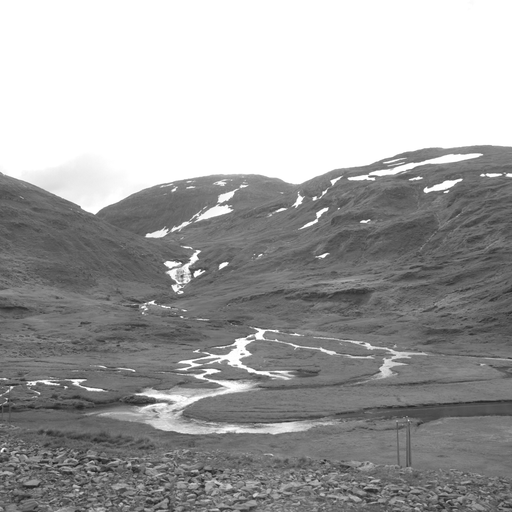
#> input picture data/bmp_boss/1.bmp, 512 x 512 px, found by its file name; its folder holds only this picture in this run
$ python batch_process.py
#> lines starting #> are read from the running program, lines starting #| are printed output that depends on the picture
### code/bitplane_tool.py
from PIL import Image
import numpy as np
from hashlib import sha256

def load_image(path):
    return np.array(Image.open(path).convert('L'), dtype=np.uint8)

def save_image(arr, path):
    Image.fromarray(np.asarray(arr, dtype=np.uint8)).save(path)

def bits_from_bytes(bts):
    bits = []
    for byte in bts:
        for i in range(8):
            bits.append((byte >> (7 - i)) & 1)
    return bits

# [10 lines left out: function bytes_from_bits, not called in this run]

def pack_payload(logo_bytes):
    MAGIC = b'WTR1'
    nbits = len(logo_bytes) * 8
    header = MAGIC + nbits.to_bytes(4, 'big')
    digest = sha256(logo_bytes).digest()
    return header + digest + logo_bytes

# [15 lines left out: function unpack_payload, not called in this run]

### code/embed_lsb.py
import numpy as np
from hashlib import sha256

def seed_from_key(key: str) -> int:
    return int(sha256(key.encode('utf-8')).hexdigest()[:16], 16) & 0xFFFFFFFF

def embed_lsb(img_arr, bitstream, k=1, key='secret', capacity_fraction=0.5):
    h, w = img_arr.shape
    capacity = h * w
    n_to_write = min(len(bitstream), int(capacity * capacity_fraction))
    rng = np.random.RandomState(seed_from_key(key))
    perm = rng.permutation(capacity)
    selected = perm[:n_to_write]
    flat = img_arr.flatten().copy()
    shift = k - 1
    mask = ~(1 << shift) & 0xFF
    for i, pos in enumerate(selected):
        flat[pos] = (flat[pos] & mask) | (bitstream[i] << shift)
    return flat.reshape((h, w)).astype(np.uint8), n_to_write, selected

# [12 lines left out: function extract_lsb, not called in this run]

### code/evaluate.py
import numpy as np
from skimage.metrics import peak_signal_noise_ratio as sk_psnr, structural_similarity as sk_ssim, mean_squared_error as sk_mse

def compute_metrics(orig, stego):
    a = orig.astype(np.float32)
    b = stego.astype(np.float32)
    mse_v = float(sk_mse(a, b))
    psnr_v = float(sk_psnr(a, b, data_range=255.0))
    ssim_v = float(sk_ssim(a, b, data_range=255.0))
    return {'MSE': mse_v, 'PSNR': psnr_v, 'SSIM': ssim_v}

### code/embed_adaptive.py
import numpy as np
from scipy.ndimage import sobel
from hashlib import sha256

def seed_from_key(key: str) -> int:
    return int(sha256(key.encode('utf-8')).hexdigest()[:16], 16) & 0xFFFFFFFF

def local_gradient_map(img):
    gx = sobel(img.astype(np.float32), axis=1)
    gy = sobel(img.astype(np.float32), axis=0)
    return np.hypot(gx, gy)

def embed_adaptive(img_arr, bitstream, k=1, capacity_fraction=0.5, key=None):
    h, w = img_arr.shape
    capacity = h * w
    S = local_gradient_map(img_arr)
    flatS = S.flatten()
    indices = np.argsort(flatS)[::-1]  # по убыванию градиента
    n_to_write = min(len(bitstream), int(capacity * capacity_fraction))
    selected = indices[:n_to_write]
    if key is not None:
        rng = np.random.RandomState(seed_from_key(key))
        rng.shuffle(selected)
    flat = img_arr.flatten().copy()
    shift = k - 1
    mask = ~(1 << shift) & 0xFF
    for i, pos in enumerate(selected):
        flat[pos] = (flat[pos] & mask) | (bitstream[i] << shift)
    return flat.reshape((h, w)).astype(np.uint8), n_to_write, selected

# [7 lines left out: function extract_adaptive, not called in this run]

### code/batch_process.py
import os, argparse
from tqdm import tqdm
import pandas as pd
import numpy as np
from bitplane_tool import load_image, save_image, bits_from_bytes, pack_payload, unpack_payload
from embed_lsb import embed_lsb, extract_lsb
from embed_adaptive import embed_adaptive
from evaluate import compute_metrics

DATASETS = {
    'BOSS': 'data/bmp_boss',
    'MED': 'data/bmp_med',
    'OTHER': 'data/bmp_other'
}

def main(args):
    out_dir = args.out
    os.makedirs(f'{out_dir}/stego_examples', exist_ok=True)
    os.makedirs(f'{out_dir}/tables', exist_ok=True)

    with open(args.logo, 'rb') as f:
        logo_bytes = f.read()
    payload = pack_payload(logo_bytes)
    bits = bits_from_bytes(payload)

    rows = []
    for ds_name, ds_path in DATASETS.items():
        files = sorted([f for f in os.listdir(ds_path) if f.lower().endswith(('.bmp', '.png'))])
        for fname in tqdm(files, desc=f'Processing {ds_name}'):
            img_path = os.path.join(ds_path, fname)
            orig = load_image(img_path)
#> in load_image, returned value is the input picture: shape (512, 512); min 20, max 255, mean 162.7

            # LSB
            stego_lsb, n_w_lsb, sel_lsb = embed_lsb(orig.copy(), bits, k=args.k, key=args.key, capacity_fraction=args.capacity)
#> n_w_lsb = 50184
            metrics_lsb = compute_metrics(orig, stego_lsb)
#> in compute_metrics, `mse_v = float(sk_mse(a, b))`: mse_v = 0.0963
#> in compute_metrics, `psnr_v = float(sk_psnr(a, b, data_range=255.0))`: psnr_v = 58.3
#> in compute_metrics, `ssim_v = float(sk_ssim(a, b, data_range=255.0))`: ssim_v = 0.999
#> metrics_lsb = {'MSE': 0.0963, 'PSNR': 58.3, 'SSIM': 0.999}
            rows.append({'dataset': ds_name, 'image': fname, 'method': 'LSB', 'n_written': n_w_lsb, **metrics_lsb})
            save_image(stego_lsb, f'{out_dir}/stego_examples/{ds_name}_{os.path.splitext(fname)[0]}_lsb.png')

            # Adaptive
            stego_ad, n_w_ad, sel_ad = embed_adaptive(orig.copy(), bits, k=args.k, capacity_fraction=args.capacity, key=args.key)
#> in local_gradient_map, `gx = sobel(img.astype(np.float32), axis=1)`:
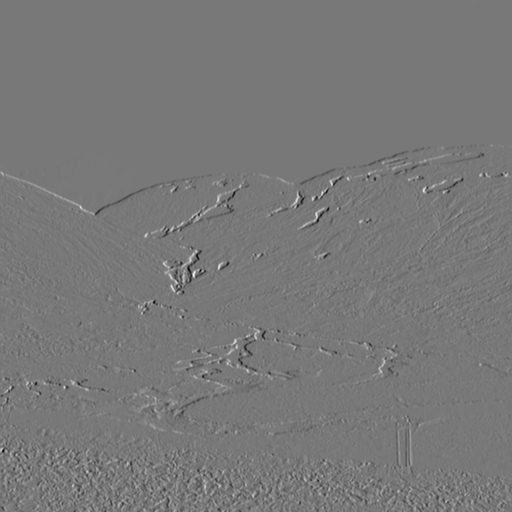
#> gx: shape (512, 512) float32; min -635, max 706, mean -0.1; drawn with min black and max white
#> in local_gradient_map, `gy = sobel(img.astype(np.float32), axis=0)`:
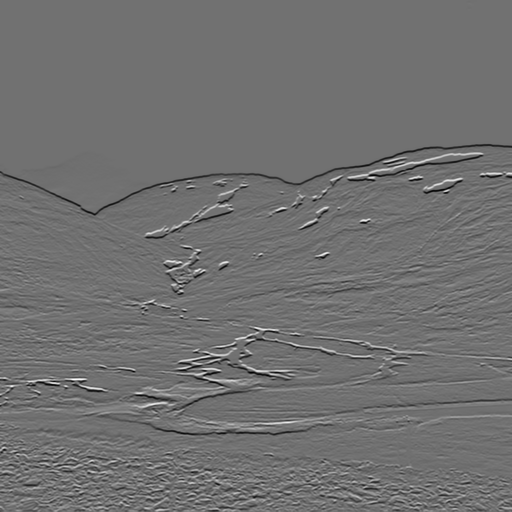
#> gy: shape (512, 512) float32; min -641, max 805, mean -2.3; drawn with min black and max white
#> in local_gradient_map, `return np.hypot(gx, gy)`:
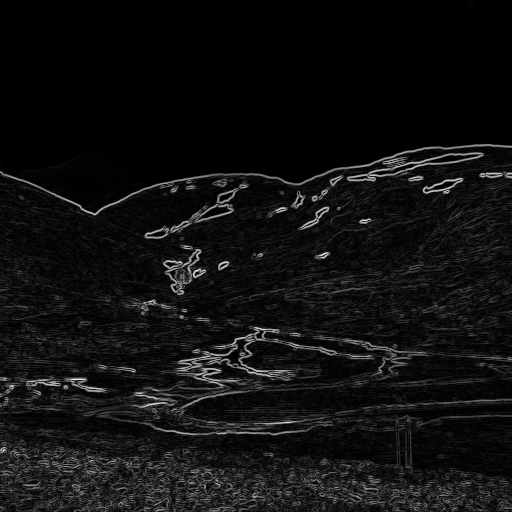
#> returned value: shape (512, 512) float32; min 0, max 805.1, mean 51.4; drawn with min black and max white
#> the loop in embed_adaptive, `for i, pos in enumerate(selected):` made 50184 passes
#> pos on passes 1 to 3: 190539, 163820, 251785
#> n_w_ad = 50184
            metrics_ad = compute_metrics(orig, stego_ad)
#> metrics_ad = {'MSE': 0.0955, 'PSNR': 58.33, 'SSIM': 1}
            rows.append({'dataset': ds_name, 'image': fname, 'method': 'ADAPT_GRADIENT', 'n_written': n_w_ad, **metrics_ad})
            save_image(stego_ad, f'{out_dir}/stego_examples/{ds_name}_{os.path.splitext(fname)[0]}_adapt.png')

    df = pd.DataFrame(rows)
    csv_path = f'{out_dir}/tables/metrics_all.csv'
    df.to_csv(csv_path, index=False)
    print(f'✅ Saved metrics to {csv_path}')

    # Быстрая проверка извлечения на первом файле BOSS
    test_path = f'{out_dir}/stego_examples/BOSS_{os.path.splitext(files[0])[0]}_lsb.png'
    stego_test = load_image(test_path)
    ext_bits = extract_lsb(stego_test, k=args.k, key=args.key, n_bits=len(bits))
    ext_bytes = bytes(ext_bits[:len(payload)*8])
    ok, data = unpack_payload(ext_bytes)
    print(f'🔍 Extraction test: {"✅ SUCCESS" if ok else "❌ FAILED"}')

if __name__ == '__main__':
    parser = argparse.ArgumentParser()
    parser.add_argument('--out', default='results')
    parser.add_argument('--logo', default='code/logo.png')
    parser.add_argument('--k', type=int, default=1)
    parser.add_argument('--key', default='secret')
    parser.add_argument('--capacity', type=float, default=0.5)
#> (the run stopped early here; a loop or call above may not have finished)
